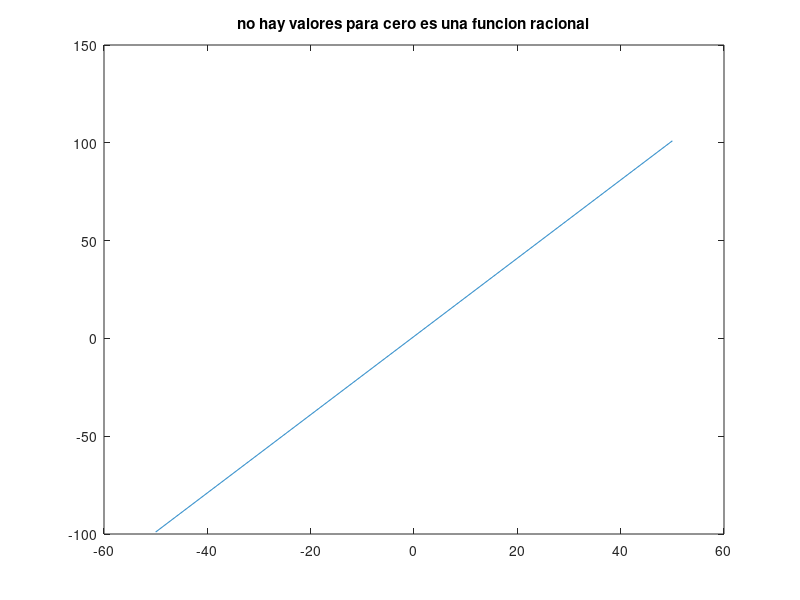

This chart was generated by the following MATLAB code:
% Octave 
% Title               : FUNCIONES ALGEBRAICAS: POLINOMIALES Y RACIONALES
% Description         :Script para solucionar desigualdades
% Authors             :Atzimba Joice Martinez Huitron
% Date                :20211119
% Usage               :Octave1

 clear
 x=-50:0.1:50
 
 %Funcion
 fx=(2).*(x)+(1)
 %Plotear fincion
 plot(x,fx)
 title ("no hay valores para cero es una funcion racional");